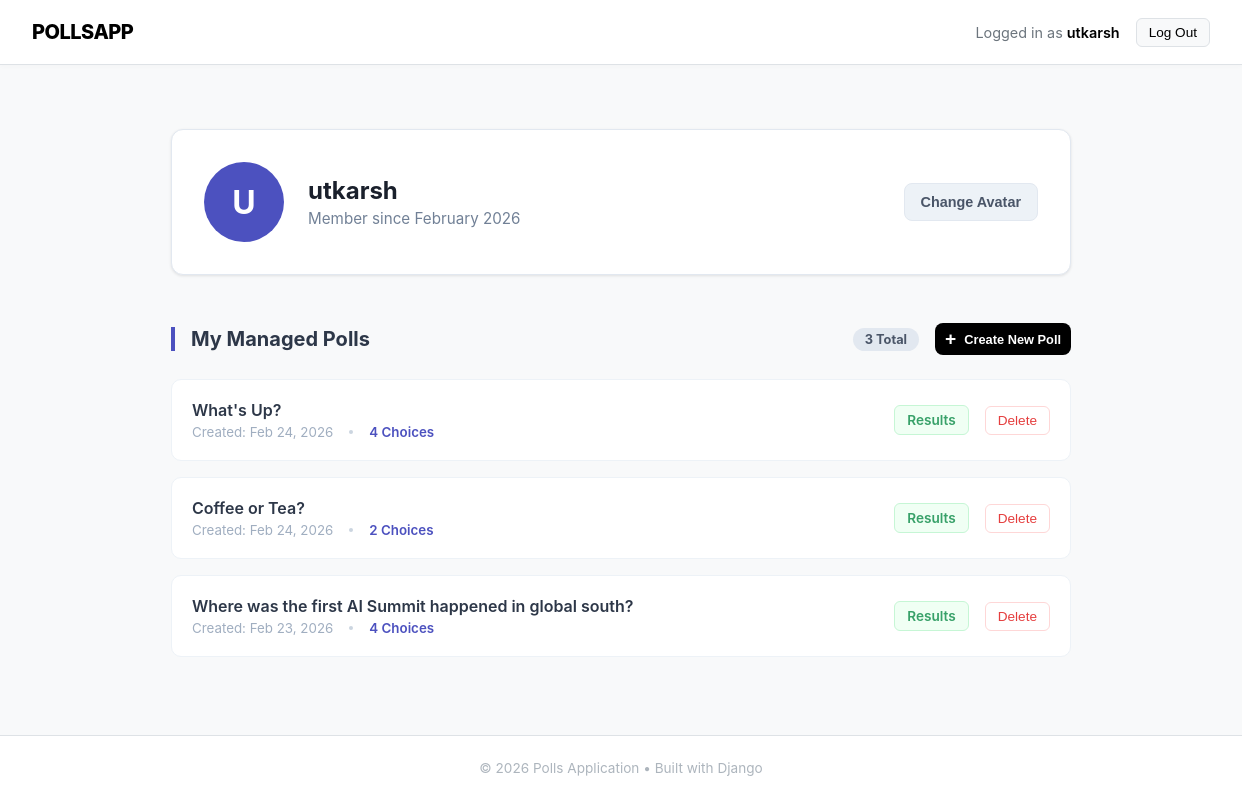
Page /polls/user/utkarsh (signed in) on the earlier database version.
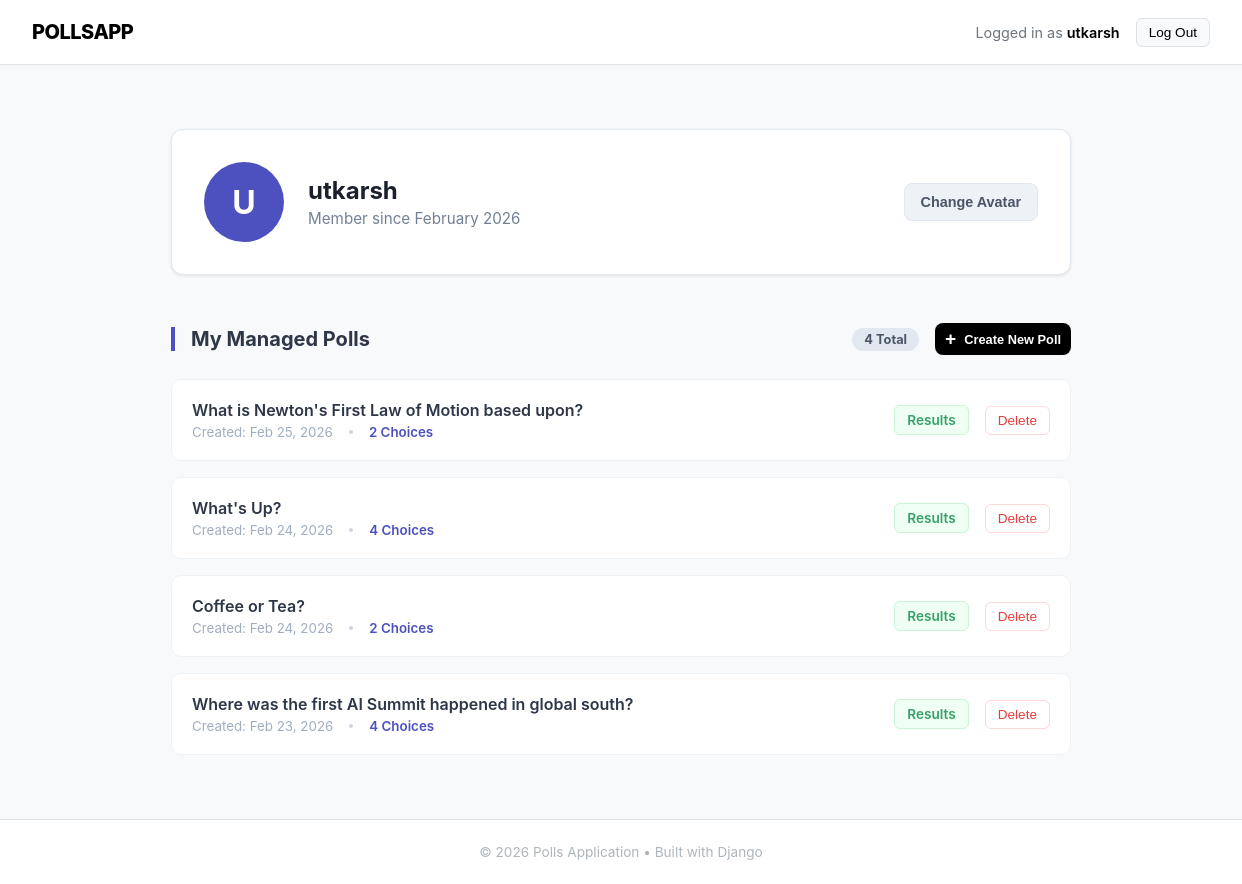
Same page on the later database version.
### polls/models.py (models this page shows, shortened)
class Question(models.Model):
    question_text = models.CharField(max_length=200)
    pub_date = models.DateTimeField("date published")
    views=models.IntegerField(default=0)
    user = models.ForeignKey(
        User,
        on_delete=models.CASCADE,
        null=False
    )

### polls/views.py (the view)
# urls.py: path("user/<str:username>", login_required(views.user_page), name="user_page"),
def user_page(request, username):
    return render(request, "polls/user_page.html", {"user_polls": Question.objects.filter(user=request.user).order_by("-pub_date")})

### polls/templates/polls/user_page.html (shortened to what the changed rows need)
{% extends "polls/base.html" %}
{% block content %}
<div style="max-width: 900px; margin: 2rem auto; font-family: -apple-system, BlinkMacSystemFont, 'Segoe UI', Roboto, sans-serif;">
    <div style="background-color: #ffffff; border: 1px solid #e2e8f0; border-radius: 12px; padding: 2rem; display: flex; align-items: center; justify-content: space-between; box-shadow: 0 1px 3px rgba(0,0,0,0.1);">
        <div style="display: flex; align-items: center; gap: 1.5rem;">
            <div>
                <h2 style="margin: 0; font-size: 1.5rem; color: #1a202c;">{{ user.username }}</h2>
            </div>
        </div>
    </div>
    <div style="margin-top: 3rem; margin-bottom: 1.5rem; display: flex; align-items: center; justify-content: space-between;">
        <div style="display: flex; align-items: center; justify-content: space-between; gap: 1rem">
            <span style="background: #e2e8f0; padding: 4px 12px; border-radius: 20px; font-size: 0.8rem; font-weight: 700; color: #4a5568;">
                {{ user_polls|length }} Total
            </span>
            <form action="{% url 'polls:create_poll' %}">
                <button style="background-color: black; color: white; border: none; padding: 5px 10px; border-radius: 8px; font-weight: 600; cursor: pointer; display: flex; align-items: center; gap: 8px; font-size: 0.8rem; transition: opacity 0.2s;">
                </button>
            </form>
        </div>
    </div>
    {% if user_polls %}
        <div style="display: flex; flex-direction: column; gap: 1rem;">
            {% for poll in user_polls %}
                <div style="background: white; border: 1px solid #edf2f7; border-radius: 10px; padding: 1.25rem; display: flex; justify-content: space-between; align-items: center; transition: transform 0.2s;">
                    <div>
                        <h4 style="margin: 0 0 4px 0;">
                            <a href="{% url 'polls:detail' poll.id %}" style="text-decoration: none; color: #2d3748; font-weight: 600;">
                                {{ poll.question_text }}
                            </a>
                        </h4>
                        <div style="display: flex; gap: 1rem; align-items: center;">
                            <small style="color: #a0aec0;">Created: {{ poll.pub_date|date:"M d, Y" }}</small>
                            <span style="height: 4px; width: 4px; background: #cbd5e0; border-radius: 50%;"></span>
                            <small style="color: #4c51bf; font-weight: 600;">{{ poll.choice_set.count }} Choices</small>
                        </div>
                    </div>
                    <div style="display: flex; align-items: center; gap: 1rem;">
                        <a href="{% url 'polls:results' poll.id %}" style="text-decoration: none; font-size: 0.85rem; color: #38a169; font-weight: 600; padding: 6px 12px; border: 1px solid #c6f6d5; border-radius: 6px; background: #f0fff4;">
                            Results
                        </a>
                        <form method="post" action="{% url 'polls:delete_poll' poll.id %}" onsubmit="return confirm('Delete this poll forever?');" style="margin: 0;">
                            <button style="font-size: 0.85rem; color: #e53e3e; background: none; border: 1px solid #fed7d7; padding: 6px 12px; border-radius: 6px; cursor: pointer; font-weight: 500;">
                                Delete
                            </button>
                        </form>
                    </div>
                </div>
            {% endfor %}
        </div>
    {% endif %}
</div>
{% endblock %}

Differences in the rows shown:
added Question: question_text "What is Newton's First Law of Motion based upon?", pub_date "Feb 25, 2026", choice_set.count "2"
Other differences:
{{ user_polls|length }}: "3" → "4"
